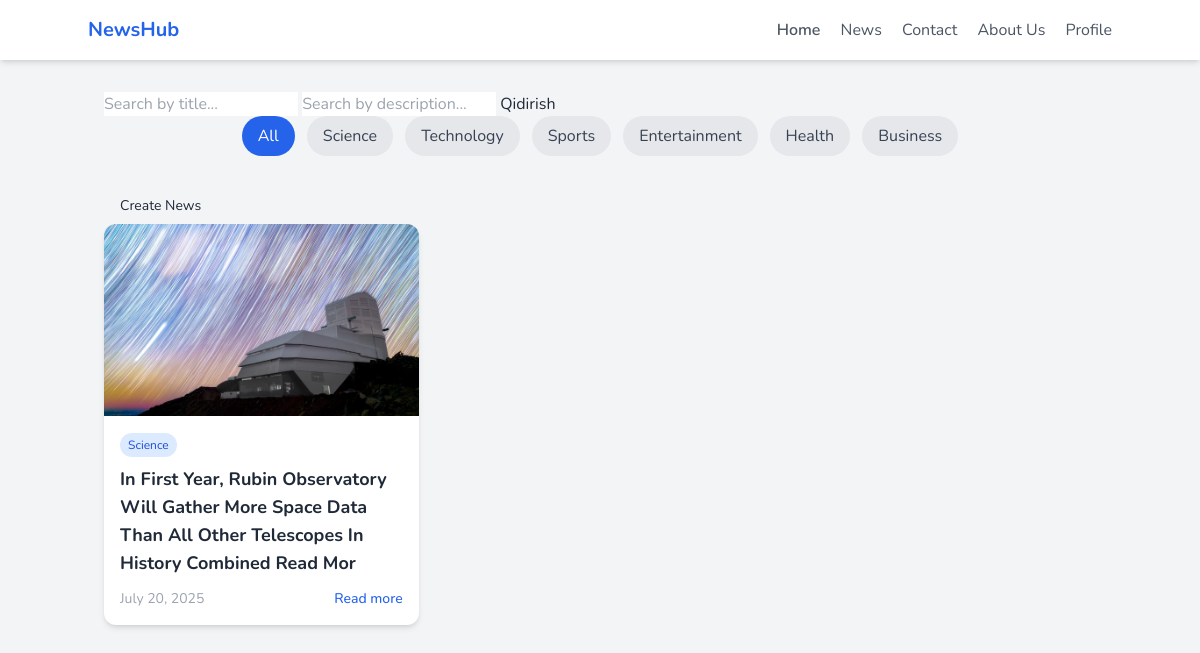
Page /news/category/1/ on the committed database.
### products/models.py (models this page shows, shortened)
class Category(models.Model):
    name = models.CharField(max_length=100)
    class Meta:
        db_table = 'category'

class News(models.Model):
    user = models.ForeignKey(User, on_delete=models.CASCADE)
    category = models.ForeignKey(Category, on_delete=models.CASCADE)
    title = models.CharField(max_length=120)
    desc = models.TextField()
    image = models.ImageField(upload_to='news/', default='default/news.jpg', blank=True, null=True)
    created_at = models.DateField(auto_now_add=True)
    class Meta:
        ordering = ['-created_at']
        db_table = 'news'

### products/views.py (the view)
# urls.py: path('category/<int:pk>/', by_category, name='news_by_category'),
def by_category(request, pk):
    news_list = News.objects.filter(category_id=pk)
    categories = Category.objects.all()
    return render(request, 'blog/news_list.html', {
        'news_list': news_list,
        'categories': categories
    })

### templates/blog/news_list.html (shortened to what this page needs)
<!DOCTYPE html>
<html lang="en">
<head>
  <script src="https://cdn.tailwindcss.com"></script>
</head>
<body class="bg-gray-100 text-gray-800">
  <nav class="bg-white shadow-md p-4">
    <div class="container mx-auto flex justify-between items-center">
      <a href="#" class="text-xl font-bold text-blue-600">NewsHub</a>
      <div class="space-x-4">
        <a href="{% url 'home' %}" class="text-gray-600 hover:text-blue-600 font-semibold">Home</a>
        <a href="{% url 'news_list' %}" class="text-gray-600 hover:text-blue-600">News</a>
        <a href="{% url 'contact' %}" class="text-gray-600 hover:text-blue-600">Contact</a>
        <a href="{% url 'about' %}" class="text-gray-600 hover:text-blue-600">About Us</a>
        <a href="{% url 'profile' %}" class="text-gray-600 hover:text-blue-600">Profile</a>
      </div>
    </div>
  </nav>
  <div class="container mx-auto px-4 py-8">
        <form method="get">
<input type="text" name="t" placeholder="Search by title..." value="{{request.GET.t}}">
<input type="text" name="d" placeholder="Search by description..." value="{{request.GET.d}}">
<button type="submit">Qidirish</button>
        </form>
    <div class="flex flex-wrap gap-3 mb-8 justify-center">
      <a href="{% url 'news_list' %}" class="px-4 py-2 rounded-full bg-blue-600 text-white hover:bg-blue-700">All</a>
      {% for cat in categories %}
        <a href="{% url 'news_by_category' cat.id %}"
           class="px-4 py-2 rounded-full bg-gray-200 hover:bg-blue-600 hover:text-white text-gray-700">
          {{ cat.name }}
        </a>
      {% endfor %}
    </div>
      <div class="mt-6 flex gap-4">
        <a href="{% url 'create' %}" class="text-sm blue px-4 py-2 rounded-xl hover:bg-blue-300"> Create News</a>
      </div>
    <div class="grid grid-cols-1 sm:grid-cols-2 md:grid-cols-3 gap-6">
      {% for news in news_list %}
        <div class="bg-white rounded-xl shadow-md overflow-hidden">
          {% if news.image %}
            <img src="{{ news.image.url }}" alt="{{ news.title }}" class="w-full h-48 object-cover">
          {% endif %}
          <div class="p-4">
            <span class="inline-block text-xs px-2 py-1 bg-blue-100 text-blue-700 rounded-full mb-2">{{ news.category.name }}</span>
            <h3 class="text-lg font-bold text-gray-800">{{ news.title }}</h3>
            <div class="mt-3 flex justify-between items-center">
              <span class="text-sm text-gray-400">{{ news.created_at|date:"F d, Y" }}</span>
              <a href="{% url 'news_detail' news.id %}" class="text-sm text-blue-600 hover:underline font-medium">Read more</a>
            </div>
          </div>
        </div>
      {% empty %}
        <p class="col-span-full text-center text-gray-500">No news available.</p>
      {% endfor %}
    </div>
  </div>
</body>
</html>

### templates/blog/news_list.html (style rules this page uses)
body { font-family: 'Nunito', sans-serif; }

### rows in the picture
Category: name "Science"
Category: name "Technology"
Category: name "Sports"
Category: name "Entertainment"
Category: name "Health"
Category: name "Business"
News: image (picture), category.name "Science", title "In First Year, Rubin Observatory Will Gather More Space Data Than All Other Telescopes In History Combined Read Mor", created_at "July 20, 2025"
